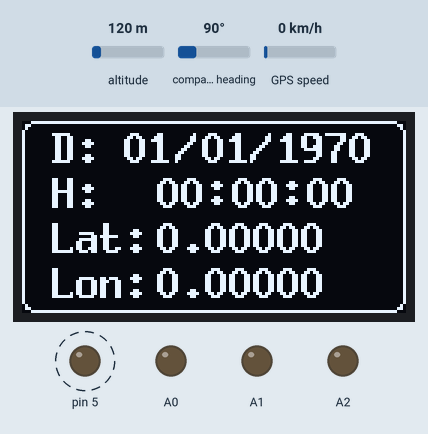
Bench run of a sketch on a simulated Arduino Mega 2560, built with avr-gcc and run on an emulated ATmega2560. Shown: 128×64 one-colour display, output pins drawn as LEDs (lit = HIGH). Dashed ring = blinking. Inputs (shaded band) come from the test bench; at power-on: altitude 120 m, compass heading 90°, GPS speed 0 km/h. The GPS gets a fix after 3 s at 37.7749, -122.4194 with 8 satellites; no radio packets arrive unless stated; what the sketch prints to the serial monitor is not drawn.

Above: at 0.6 s.
At 12.0 s:
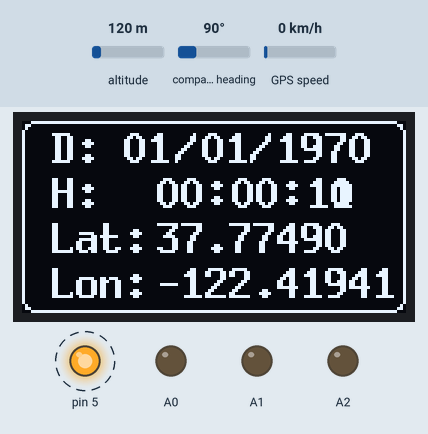
At 25.2 s:
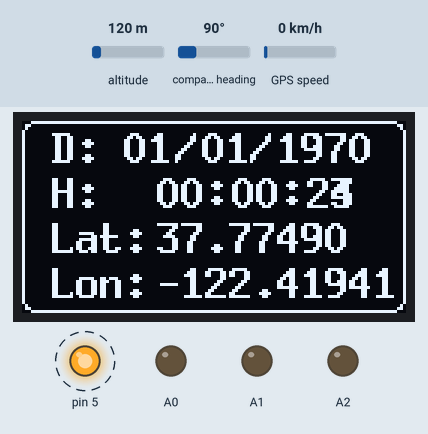
At 38.4 s:
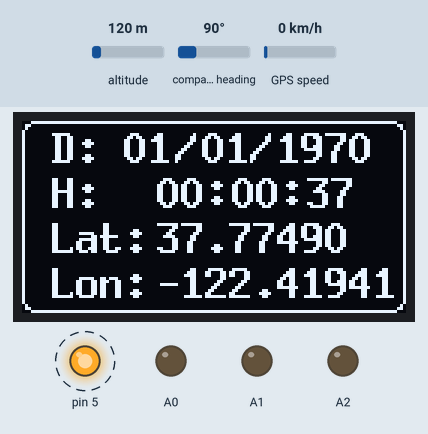
Timing chart, 0 to 40.0 s (numbered marks = the images above):
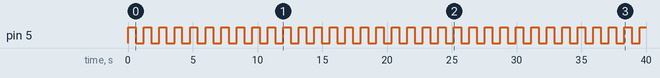

The sketch:

GPSwithRF24Comm.ino
```cpp
#include <TimeLib.h>
#include <TinyGPS++.h>
#include <U8glib.h>
#include <SPI.h>
#include <RF24.h>

//Pinos utilizados para conexao do modulo GY-NEO6MV2
//static const int RXPin = 9, TXPin = 10;

//Objeto TinyGPS++
TinyGPSPlus gps;

//Conexao serial do modulo GPS
//SoftwareSerial Serial_GPS(RXPin, TXPin);
//Serial1 Serial_GPS;

//Definicoes do display Oled
U8GLIB_SSD1306_128X64 u8g(U8G_I2C_OPT_FAST);

//Radio
RF24 radio(6, 11); // CE, CSN
const byte address[6] = "node1";

struct DataFormat {
  char id[6];
  double lat;
  double lng;
  double alt;
};
DataFormat sent;

String id = "ABC12";

//Ajuste o timezone de acordo com a regiao
const int UTC_offset = -3;

void setup()
{
  id.toCharArray(sent.id, 6);
  //Baud rate Arduino
  Serial.begin(115200);
  //Baud rate Modulo GPS
  //Serial_GPS.begin(9600);
  Serial1.begin(9600);

  pinMode(5, OUTPUT);
  pinMode(A0, OUTPUT);
  pinMode(A1, OUTPUT);
  pinMode(A2, OUTPUT);

  //Definicoes do display Oled
  if ( u8g.getMode() == U8G_MODE_R3G3B2 )
  {
    u8g.setColorIndex(255);     // white
  }
  else if ( u8g.getMode() == U8G_MODE_GRAY2BIT ) {
    u8g.setColorIndex(3);         // max intensity
  }
  else if ( u8g.getMode() == U8G_MODE_BW ) {
    u8g.setColorIndex(1);         // pixel on
  }
  else if ( u8g.getMode() == U8G_MODE_HICOLOR ) {
    u8g.setHiColorByRGB(255, 255, 255);
  }


  //radio init
  radio.begin();
  radio.setPALevel(RF24_PA_MIN);
  radio.setDataRate(RF24_2MBPS);
  radio.setChannel(124);
  radio.openWritingPipe(address);
  radio.stopListening();
}

void loop()
{
  while (Serial1.available() > 0) {
    if (gps.encode(Serial1.read())) {
      digitalWrite(5, HIGH);
      getInfo();
    }
  }

  //
  radio.write(&sent, sizeof(sent));
  Serial.print("\nSent: {\n  ID: ");
  Serial.print(String(sent.id));
  Serial.print("\n  lat: ");
  Serial.print(sent.lat, 6);
  Serial.print("\n  lng: ");
  Serial.print(sent.lng, 6);
  Serial.print("\n  alt: ");
  Serial.print(sent.alt, 6);
  Serial.print("\n }");
  Serial.print("\nSize: ");
  Serial.println(sizeof(sent));


  //Chama a rotina de desenho na tela
  u8g.firstPage();
  do
  {
    draw();
  }
  while ( u8g.nextPage() );
  //GPS_Timezone_Adjust();
  digitalWrite(5, LOW);
  analogWrite(A0, 0);
  analogWrite(A1, 0);
  analogWrite(A2, 0);
  delay(600);

}

void getInfo()
{
  if (gps.location.isValid())
    //if (true)
  {
    sent.lat = gps.location.lat();
    sent.lng = gps.location.lng();
    sent.alt = gps.altitude.meters();
    //Serial.print("Loc: ");
    //Serial.print(sent.lat);
    //Serial.print(" ");
    //Serial.print(sent.lng);
    //Serial.print(" ");
    //Serial.println(sent.alt);
  }
  else {}
  /*
  if (gps.satellites.value() == 0) {
    analogWrite(A0, 255);
    analogWrite(A1, 255);
    analogWrite(A2, 255);
  }
  else if (gps.satellites.value() == 1) {
    analogWrite(A0, 255);
    analogWrite(A1, 0);
    analogWrite(A2, 0);
  }
  else if (gps.satellites.value() == 2) {
    analogWrite(A0, 255);
    analogWrite(A1, 255);
    analogWrite(A2, 0);
  }
  else if (gps.satellites.value() == 3) {
    analogWrite(A0, 255);
    analogWrite(A1, 255);
    analogWrite(A2, 255);
    delay(50);
    analogWrite(A0, 0);
    analogWrite(A1, 0);
    analogWrite(A2, 0);
    delay(50);
    analogWrite(A0, 255);
    analogWrite(A1, 255);
    analogWrite(A2, 255);
    delay(50);
  }
  else {
    for (int i = 0; i < gps.satellites.value(); i++) {
      analogWrite(A0, 0);
      analogWrite(A1, 0);
      analogWrite(A2, 0);
      delay(50);
      analogWrite(A0, 255);
      analogWrite(A1, 255);
      analogWrite(A2, 255);
      delay(50);
    }
  } */
}

void GPS_Timezone_Adjust()
{
  while (Serial1.available())
  {
    if (gps.encode(Serial1.read()))
    {
      int Year = gps.date.year();
      byte Month = gps.date.month();
      byte Day = gps.date.day();
      byte Hour = gps.time.hour();
      byte Minute = gps.time.minute();
      byte Second = gps.time.second();

      //Ajusta data e hora a partir dos dados do GPS
      setTime(Hour, Minute, Second, Day, Month, Year);
      //Aplica offset para ajustar data e hora
      //de acordo com a timezone
      adjustTime(UTC_offset * SECS_PER_HOUR);
    }
  }
}

void draw()
{
  //Ajuste do horario/timezone
  GPS_Timezone_Adjust();
  //Comandos graficos para o display devem ser colocados aqui
  u8g.setFont(u8g_font_8x13B);
  u8g.drawRFrame(0, 0, 128, 64, 4);
  //Linha Data
  u8g.drawStr(10, 14, "D:        ");
  u8g.setPrintPos(34, 14);
  //Mostra o dia
  if (day() < 10)
  {
    u8g.print("0");
  }
  u8g.print(day());
  u8g.drawStr(51, 14, "/");
  u8g.setPrintPos(60, 14);
  //Mostra o mes
  if (month() < 10)
  {
    u8g.print("0");
  }
  u8g.print(month());
  u8g.drawStr(76, 14, "/");
  u8g.setPrintPos(85, 14);
  //Mostra o ano
  u8g.print(year());

  //Linha Horario
  u8g.drawStr(10, 29, "H:        ");
  u8g.setPrintPos(45, 29);
  //Mostra hora
  if (hour() < 10)
  {
    u8g.print("0");
  }
  u8g.print(hour());
  u8g.drawStr(61, 28, ":");
  u8g.setPrintPos(70, 29);
  //Mostra minutos
  if (minute() < 10)
  {
    u8g.print("0");
  }
  u8g.print(minute());
  u8g.drawStr(86, 28, ":");
  u8g.setPrintPos(95, 29);
  //Mostra segundos
  if (second() < 10)
  {
    u8g.print("0");
  }
  u8g.print(second());

  //Linha latitude
  u8g.drawStr(10, 44, "Lat:         ");
  u8g.setPrintPos(45, 44);
  u8g.print(gps.location.lat(), 5);

  //Linha longitude
  u8g.drawStr(10, 59, "Lon:         ");
  u8g.setPrintPos(45, 59);
  u8g.print(gps.location.lng(), 5);
}
```

Measured:
- by itself, pin 5: alternates HIGH for 0.57 s and LOW for 0.62 s
- what the display in image 0 shows lasts 1.2 s, from 0.6 s to 1.8 s
